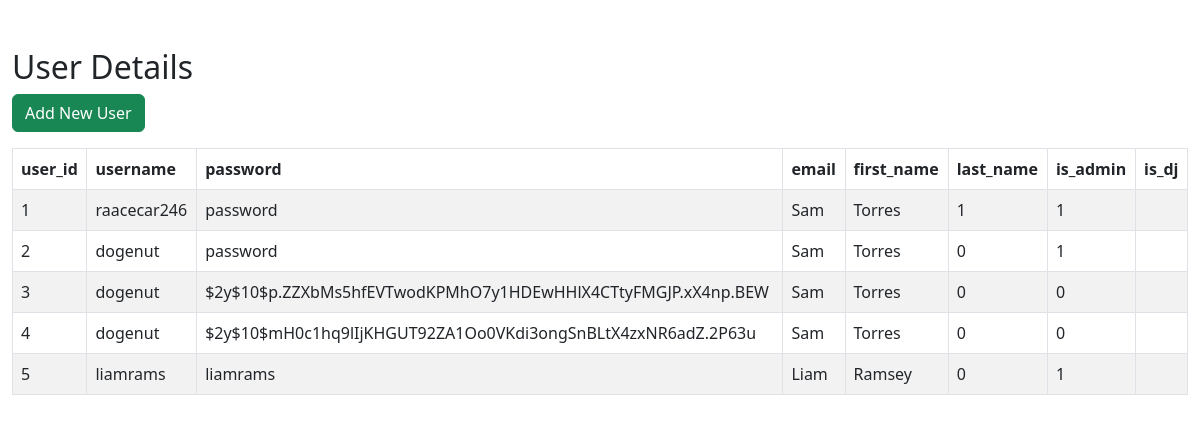
The page /users/index.php on the database its author committed.
### tables this page shows
CREATE TABLE `users` (
  `user_id` int(11) NOT NULL,
  `username` varchar(100) NOT NULL,
  `password` varchar(255) NOT NULL,
  `email` varchar(100) NOT NULL,
  `first_name` varchar(100) NOT NULL,
  `last_name` varchar(100) NOT NULL,
  `is_admin` tinyint(1) NOT NULL DEFAULT 0,
  `is_dj` tinyint(1) NOT NULL DEFAULT 0
);

### users/index.php (the view, shortened to what this page needs)
<!DOCTYPE html>
<html lang="en">
<head>
    <link href="https://cdn.jsdelivr.net/npm/bootstrap@5.3.0-alpha3/dist/css/bootstrap.min.css" rel="stylesheet">
</head>
<body>
    <div class="wrapper">
        <div class="container-fluid">
            <div class="row">
                <div class="col-md-12">
                    <div class="mt-5 mb-3 clearfix">
                        <h2 class="pull-left">User Details</h2>
                        <a href="create.php" class="btn btn-success pull-right" disabled><i class="fa fa-plus"></i> Add New User</a>
                    </div>
                    <?php
                    require_once "../scripts/config.php";
                    $sql = "SELECT * FROM users";
                    if($result = mysqli_query($link, $sql)){
                        if(mysqli_num_rows($result) > 0){
                            echo '<table class="table table-bordered table-striped">';
                                echo "<thead>";
                                    echo "<tr>";
                                        echo "<th>user_id</th>";
                                        echo "<th>username</th>";
                                        echo "<th>password</th>";
                                        echo "<th>email</th>";
                                        echo "<th>first_name</th>";
                                        echo "<th>last_name</th>";
                                        echo "<th>is_admin</th>";
                                        echo "<th>is_dj</th>";
                                    echo "</tr>";
                                echo "</thead>";
                                echo "<tbody>";
                                while($row = mysqli_fetch_array($result)){
                                    echo "<tr>";
                                        echo "<td>" . $row['user_id'] . "</td>";
                                        echo "<td>" . $row['username'] . "</td>";
                                        echo "<td>" . $row['password'] . "</td>";
                                        echo "<td>" . $row['first_name'] . "</td>";
                                        echo "<td>" . $row['last_name'] . "</td>";
                                        echo "<td>" . $row['is_admin'] . "</td>";
                                        echo "<td>" . $row['is_dj'] . "</td>";
                                        echo "<td>";
                                        echo "</td>";
                                    echo "</tr>";
                                }
                                echo "</tbody>";
                            echo "</table>";
                        } else{
                            echo '<div class="alert alert-danger"><em>No records were found.</em></div>';
                        }
                    } else{
                        echo "Oops! Something went wrong. Please try again later.";
                    }
                    ?>
                </div>
            </div>
        </div>
    </div>
</body>
</html>

### rows shown on the page
users: user_id "1", username "raacecar246", password "password", first_name "Sam", last_name "Torres", is_admin "1", is_dj "1"
users: user_id "2", username "dogenut", password "password", first_name "Sam", last_name "Torres", is_admin "0", is_dj "1"
users: user_id "3", username "dogenut", password "$2y$10$p.ZZXbMs5hfEVTwodKPMhO7y1HDEwHHlX4CTtyFMGJP.xX4np.BEW", first_name "Sam", last_name "Torres", is_admin "0", is_dj "0"
users: user_id "4", username "dogenut", password "$2y$10$mH0c1hq9lIjKHGUT92ZA1Oo0VKdi3ongSnBLtX4zxNR6adZ.2P63u", first_name "Sam", last_name "Torres", is_admin "0", is_dj "0"
users: user_id "5", username "liamrams", password "liamrams", first_name "Liam", last_name "Ramsey", is_admin "0", is_dj "1"
